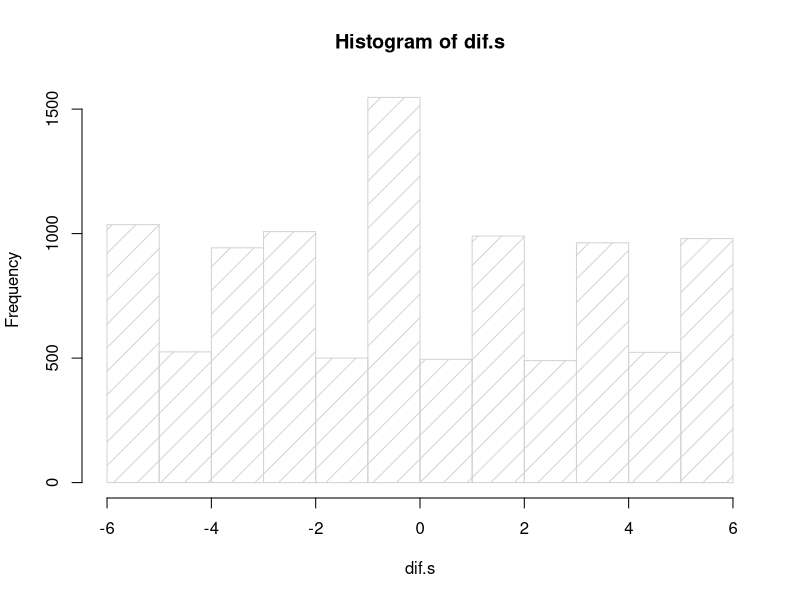

Source code (R):


#Class OCtober 28th, 2014
# Non-parametric test

times <- c(30,25,20,18,21,22)



N <- 10000

for (i in 1:N){
  
  if (i == 1) {
    dif.s <- NULL
  }
  # randomly sample times
mix <- sample(times,6,replace=FALSE)

#take mean of first three
xbar1 <- mean(mix[1:3])

#take mean of last three
xbar2 <- mean(mix[4:6])

#take difference
dif <- xbar1 - xbar2

#The below code is the same as dif.s <- c(dif.s,dif), but stops the repeat problems concactenate has
dif.s[i]<-dif
}

mean(dif.s)
hist(dif.s,density=6)

#right tail p value

length(dif.s[dif.s>=4.666])

